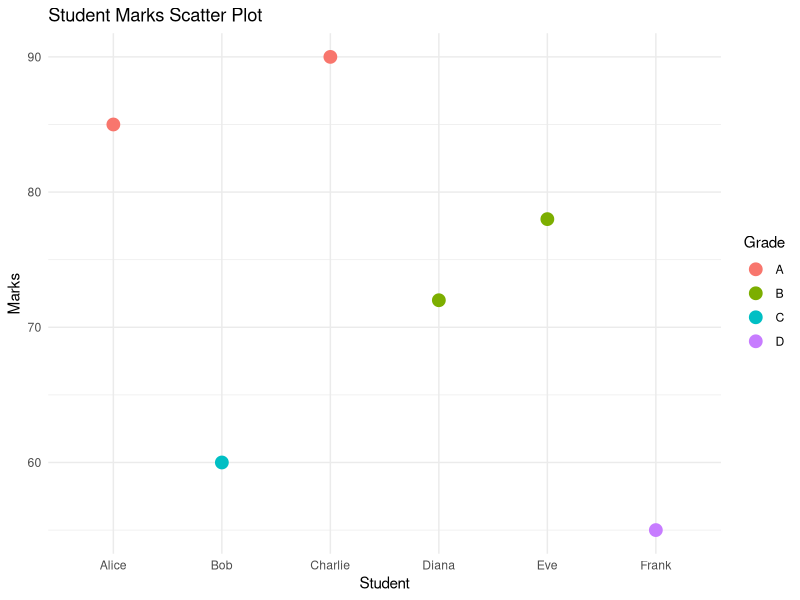

R code for this plot:
# ============================================
# TASK 1: Student Data Frame + ggplot2 Scatter Plot
# ============================================

# Create data frame
students <- data.frame(
  Name  = c("Alice","Bob","Charlie","Diana","Eve","Frank"),
  Marks = c(85, 60, 90, 72, 78, 55),
  Grade = c("A","C","A","B","B","D")
)

print("Full Student Data:")
print(students)

# Subset: students scoring above 75
above75 <- students[students$Marks > 75, ]
print("Students scoring above 75:")
print(above75)

# Install & load ggplot2
# install.packages("ggplot2")   # Uncomment if not installed
library(ggplot2)

# Scatter plot
ggplot(students, aes(x = Name, y = Marks, color = Grade)) +
  geom_point(size = 4) +
  labs(title = "Student Marks Scatter Plot", x = "Student", y = "Marks") +
  theme_minimal()
